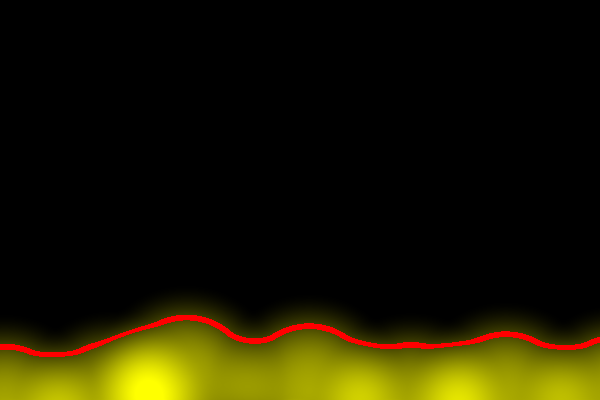
Frame 1 (no input)
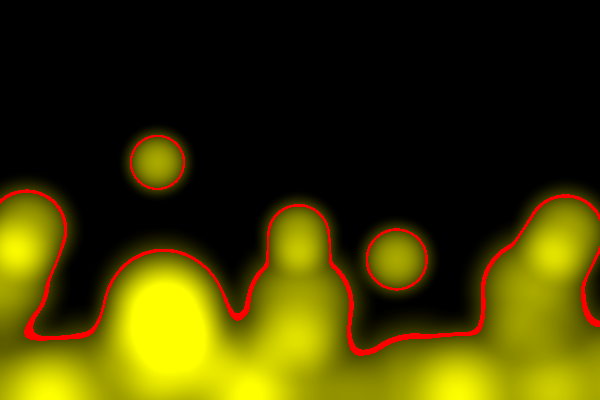
Frame 60 (the mouse pressed at the canvas centre just before this capture)
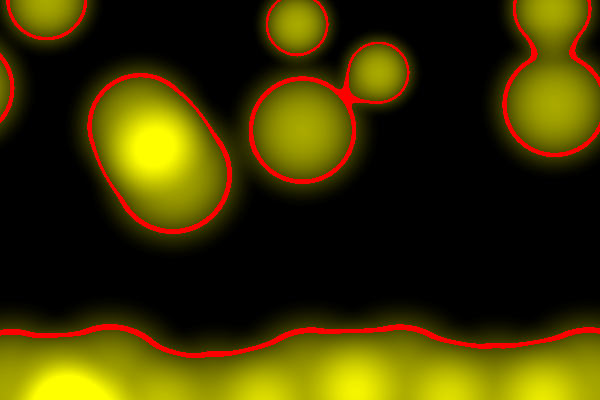
Frame 120 (the mouse held since frame 60 and released just before this capture)

The Processing sketch that drew these frames (run headless with seeded random() and noise(); from frame 60 on, the mouse is pressed at the canvas centre):

// Processing sketch: blob17
// ── blob17.pde
PImage Img;
float [][] Temperature;
float MinBlobVal = 0.01831564; 
WarmBlob [] WarmWax;
HotBlob [] HotWax;

void setup() {
   size(600, 400);
   Img = createImage(width, height, RGB);
   Temperature = new float[height][width];

   makeWax();
}

void draw() {
   zeroTemperature();
   for (int i=0; i<WarmWax.length; i++) {
     WarmWax[i].move();
     WarmWax[i].render();
   }
   for (int i=0; i<HotWax.length; i++) {
     HotWax[i].move();
     HotWax[i].render();
   }
   
   Img.loadPixels();
   buildImage();
   Img.updatePixels();
   image(Img, 0, 0);
}

void makeWax() {
   int numWarmBlobs = 1+int(width/100);
   WarmWax = new WarmBlob[numWarmBlobs];
   int xcenter = 0;
   for (int i=0; i<numWarmBlobs; i++) {
      WarmWax[i] = new WarmBlob(i*100, height, 100);
   }
   int numHotBlobs = 10;
   HotWax = new HotBlob[numHotBlobs];
   for (int i=0; i<numHotBlobs; i++) {
      HotWax[i] = new HotBlob();
   }
}

void zeroTemperature() {
   for (int y=0; y<height; y++) {
      for (int x=0; x<width; x++) {
         Temperature[y][x] = 0;
      }
   }
}

void buildImage() {
   for (int y=0; y<height; y++) {
      for (int x=0; x<width; x++) {
         float midT = 0.4;
         float rangeT = 0.05;
         if (abs(Temperature[y][x] - midT) < rangeT) {
            Img.set(x, y, color(255, 0, 0));
         } else {
            float t = map(Temperature[y][x], 0, 1.5, 0, 255);
            Img.set(x, y, color(t, t, 0));
         }
      }
   }
}

class Blob {
   float cx, cy;   // blob center
   float r;        // blob radius
   float xangle, xinc, xrad;  // for wobbling blobs left-right
   float yangle, yinc, yrad;  // for wobbling blobs up-down
   float xorig, yorig;        // starting x and y

   Blob(float acx, float acy, float ar) {
      cx = acx;
      cy = acy;
      r = ar;
      startWobbles(radians(20)*random(-1, 1), r*random(0.1, 0.3),    
                   radians(20)*random(-1, 1), r*random(0.1, 0.3));
   }

   void startWobbles(float axinc, float axrad, float ayinc, float ayrad) {
      xangle = random(0, radians(360));
      yangle = random(0, radians(360));
      xinc = axinc;
      yinc = ayinc;
      xrad = axrad;
      yrad = ayrad;
      xorig = cx;
      yorig = cy;
   }
   
   void move() {
      cx = xorig + (xrad * cos(xangle));
      cy = yorig + (yrad * cos(yangle));
      xangle += xinc;
      yangle += yinc;
   }

   void render() {
      int lox = max(0, int(cx-r));
      int hix = min(width, int(cx+r));
      int loy = max(0, int(cy-r));
      int hiy = min(height, int(cy+r));
      for (int y=loy; y<hiy; y++) {
         for (int x=lox; x<hix; x++) { 
            float d2 = sq(x-cx)+sq(y-cy);
            if (d2 > r*r) continue;
            float d = sqrt(d2);
            float h = map(d, 0, r, 1, 0);
            float v = exp(-4*h*h);
            v = map(v, 1, MinBlobVal, 0, 1);  
            Temperature[y][x] += v;
         }
      }
   }
}

class WarmBlob extends Blob {
     
   WarmBlob(float acx, float acy, float ar) {
      super(acx, acy, ar);
      startWobbles(radians(3)*random(-1, 1), ar*random(0.1, 0.2),
                   radians(3)*random(-1, 1), ar*random(0.1, 0.2));
   }
}

class HotBlob extends Blob {
   float vx, vy;   // speed per frame

   HotBlob() {
      // We must call the Blob constructor
      super(0, 0, 0);
      restart();
   }
  
   void restart() {
      r = random(40, 100);
      cx = random(width);
      cy = height+r;
      vx = random(-.1, .1);
      vy = map(r, 40, 100, -4, -2) * random(0.8, 1.2);
      startWobbles(radians(2)*random(-1, 1), r*random(0.3, 0.6),
                   radians(2)*random(-1, 1),   random(0.3, 0.6));
   }
  
   void move() {
      xorig += vx;
      yorig += vy;
      super.move();
      if (cy+r < 0) {
         restart();
      }
   }
}
